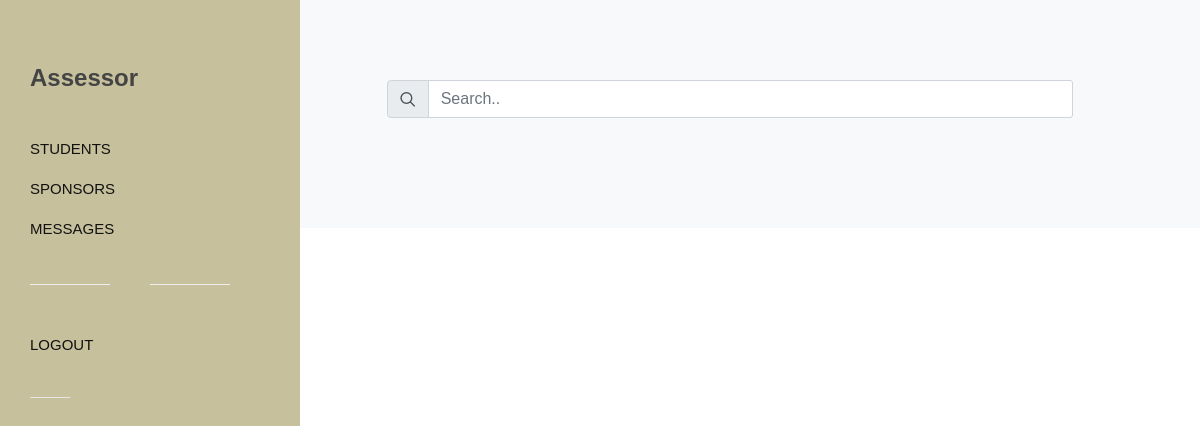
/messages (signed in), run on an earlier commit of the app's database.
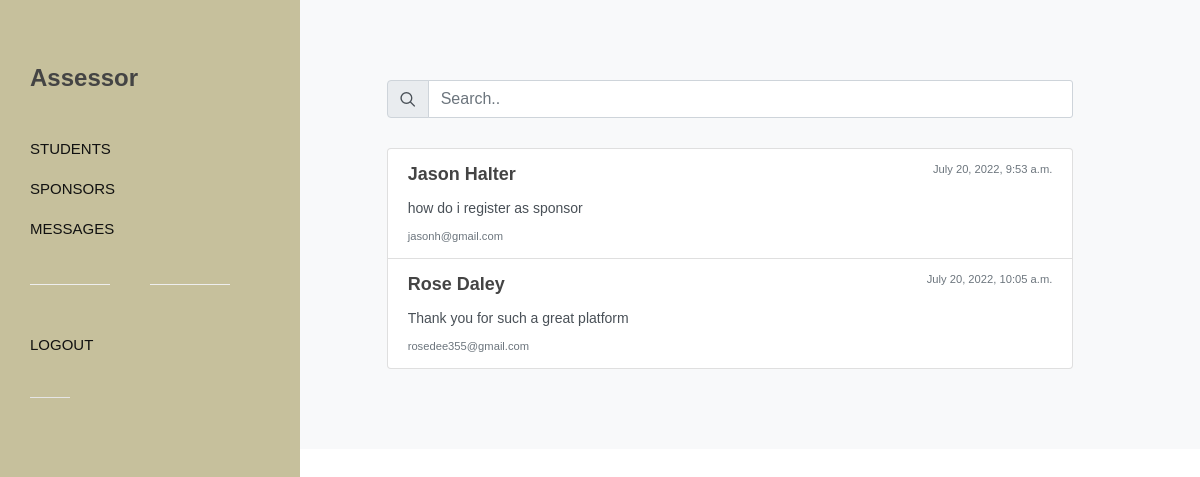
And on a later commit of the database.
### donate/models.py (models this page shows)
class Message(models.Model):
    name = models.CharField(max_length=200)
    email = models.CharField(max_length=200)
    text = models.CharField( max_length=500)
    created = models.DateTimeField(auto_now_add = True )
    updated = models.DateTimeField(auto_now = True)

### donate/views.py (the view)
# urls.py: path('messages', views.messages, name='message'),
@permission_required('donate.assessor', login_url='donate:assessor-login')
def messages(request):
    messages = Message.objects.all()
    return render(request, 'donate/message.html', {'messages':messages})

### donate/templates/donate/message.html
{% extends 'donate/side.html' %}
{% block logo %}<h3>Assessor</h3>{% endblock %}
{% block nav %}
<li><a href="{% url 'donate:students' %}"><div>Students</div></a></li>
<li><a href="{% url 'donate:sponsors' %}"><div>Sponsors</div></a></li>
<li><a href="{% url 'donate:message' %}"><div>Messages</div></a></li>
<div class="divider divider-center"><a  data-scrollto="#header"><i class="icon-settings"></i></a></div>
<li><a href="{% url 'donate:assessor-logout' %}"><div>Logout</div></a></li>
{% endblock %}
{% block body %}
		<section id="content">
			<div class="content-wrap bg-light">
				<div class="container">
					<div class="row justify-content-center">
						<div class="col-lg-10 col-md-10">
						<div id="top-search-input topmargin">
							<form action="{% url 'donate:search-message' %}" method="get">
								<div class="input-group">
									<div class="input-group-prepend">
										<div class="input-group-text"><i class="icon-line-search"></i></div>
									</div>
									<input type="text" name="q" class="form-control" value="" placeholder="Search..">
								</div>
							</form>
						</div>
                            <div class="right-margin list-group">
                                {% for message in messages %}
                                <a href="#" class="list-group-item list-group-item-action flex-column align-items-start">
                                    <div class="d-flex w-100 justify-content-between">
                                        <h4 class="mb-2">{{message.name}}</h4>
                                        <small class="text-muted">{{message.created}}</small>
                                    </div>
                                    <p class="mb-1">{{message.text}}</p>
                                    <small class="text-muted">{{message.email}}</small>
                                </a>
                                {% endfor %}
                            </div>
						</div>
					</div>
				</div>
			</div>
		</section>
        {% endblock %}

What changed in the data, as far as the page shows it:
added Message: name "Jason Halter", created "July 20, 2022, 9:53 a.m.", text "how do i register as sponsor", email "jasonh@gmail.com"
added Message: name "Rose Daley", created "July 20, 2022, 10:05 a.m.", text "Thank you for such a great platform", email "rosedee355@gmail.com"
